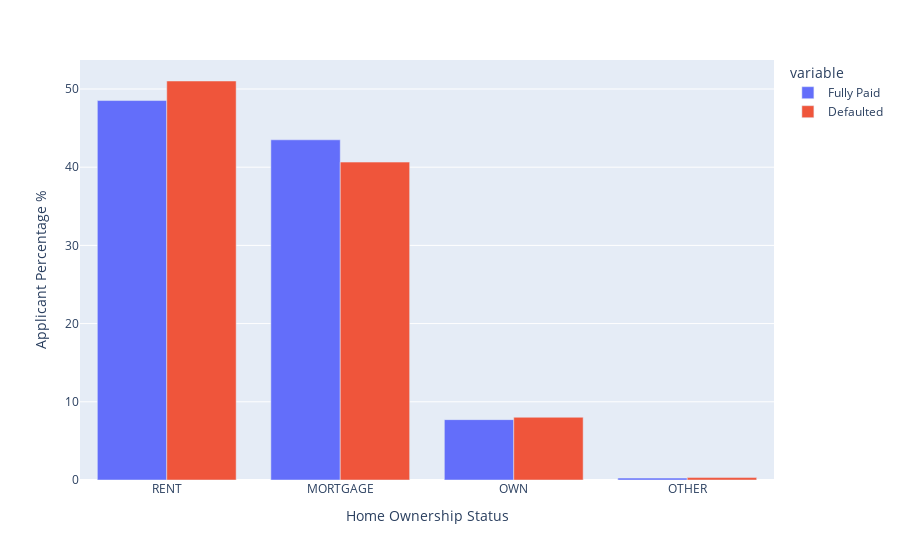

Notebook code for this chart:
### Code cell
fig = px.bar(data_home, x=data_home.index, y=['Fully Paid','Defaulted'],
             labels={'index':'Home Ownership Status', 'value': 'Applicant Percentage %'}, barmode='group')
fig.show()

### Figure 1 — Plotly figure (JSON) as saved in the notebook; plotly's stock layout.template omitted (floating-point values rounded to 4 significant figures)
{"data": [{"alignmentgroup": "True", "hovertemplate": "variable=Fully Paid<br>Home Ownership Status=%{x}<br>Applicant Percentage %=%{y}<extra></extra>", "legendgroup": "Fully Paid", "marker": {"color": "#636efa", "pattern": {"shape": ""}}, "name": "Fully Paid", "offsetgroup": "Fully Paid", "orientation": "v", "showlegend": true, "textposition": "auto", "type": "bar", "x": ["RENT", "MORTGAGE", "OWN", "OTHER"], "xaxis": "x", "y": [48.52, 43.5, 7.72, 0.24], "yaxis": "y"}, {"alignmentgroup": "True", "hovertemplate": "variable=Defaulted<br>Home Ownership Status=%{x}<br>Applicant Percentage %=%{y}<extra></extra>", "legendgroup": "Defaulted", "marker": {"color": "#EF553B", "pattern": {"shape": ""}}, "name": "Defaulted", "offsetgroup": "Defaulted", "orientation": "v", "showlegend": true, "textposition": "auto", "type": "bar", "x": ["RENT", "MORTGAGE", "OWN", "OTHER"], "xaxis": "x", "y": [51.02, 40.65, 8.02, 0.31], "yaxis": "y"}], "layout": {"barmode": "group", "legend": {"title": {"text": "variable"}, "tracegroupgap": 0}, "margin": {"t": 60}, "xaxis": {"anchor": "y", "domain": [0, 1], "title": {"text": "Home Ownership Status"}}, "yaxis": {"anchor": "x", "domain": [0, 1], "title": {"text": "Applicant Percentage %"}}}}
